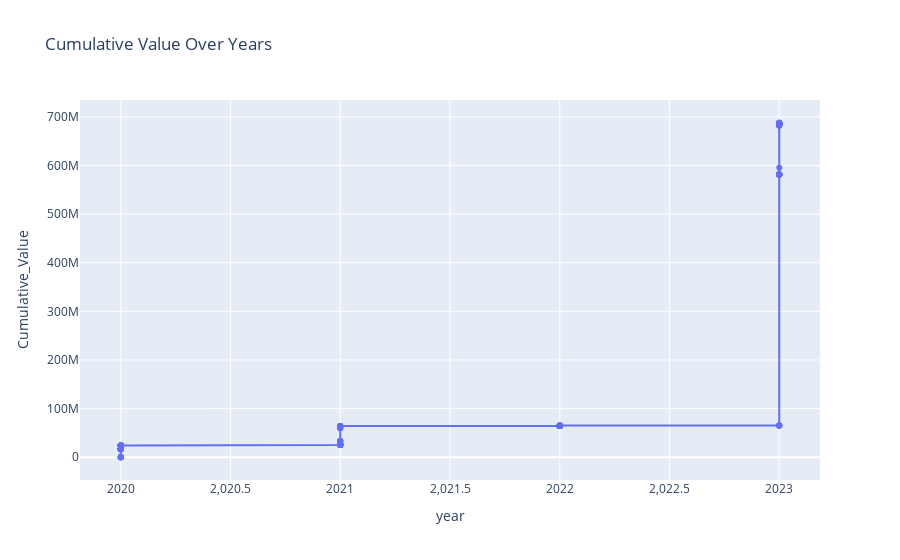

Notebook source saved alongside this figure:
### Markdown cell above
### Cumulative Value Over Years
This cell processes the data to calculate and visualize the cumulative sum of 'Value' over the years:

1. **Check and Adjust Year Column Name:** The cell first checks if the 'year' column exists in the DataFrame. If not, it tries 'Year' as another common variant.
2. **Convert Columns to Numeric:** Both the 'year' and 'Value' columns are converted to numeric types, coercing errors to NaN. This ensures that any non-numeric values are handled appropriately.
3. **Drop Rows with NaN Values:** Rows with NaN values in either the 'year' or 'Value' columns are dropped. This ensures that the data used for the cumulative sum is clean and valid.
4. **Calculate Cumulative Sum:** The data is sorted by the 'year' column, and a new column 'Cumulative_Value' is created to store the cumulative sum of the 'Value' column.
5. **Create Cumulative Curve:** A cumulative curve is created using Plotly's `px.line` function, plotting 'year' against 'Cumulative_Value'. The plot is titled 'Cumulative Value Over Years'.
6. **Hover Information:** Hover information is added to the plot to display the year and cumulative value when hovering over the points.

This visualization helps in understanding the trend of cumulative values over the years.

### Code cell
# Ensure 'year' and 'Value' columns are numeric
year_column = 'year'  # Adjust if the actual column name is different
if year_column not in data.columns:
    year_column = 'Year'  # Another common variant

data[year_column] = pd.to_numeric(data[year_column], errors='coerce')
data['Value'] = pd.to_numeric(data['Value'], errors='coerce')

# Drop rows with NaN values in 'year' or 'Value' after conversion
data = data.dropna(subset=[year_column, 'Value'])

# Calculate cumulative sum of values per year
data = data.sort_values(by=year_column)
data['Cumulative_Value'] = data['Value'].cumsum()

# Create a cumulative curve using plotly
fig = px.line(data, x=year_column, y='Cumulative_Value', title='Cumulative Value Over Years')

# Add hover information
fig.update_traces(mode='lines+markers', hovertemplate='Year: %{x}<br>Cumulative Value: %{y}<extra></extra>')

# Show the plot
fig.show()

### Figure 1 — Plotly figure (JSON) as saved in the notebook; plotly's stock layout.template omitted (floating-point values rounded to 4 significant figures; data arrays with more than 128 entries replaced by an {"elided": "..."} marker saying what was removed)
{"data": [{"hovertemplate": "Year: %{x}<br>Cumulative Value: %{y}<extra></extra>", "legendgroup": "", "line": {"color": "#636efa", "dash": "solid"}, "marker": {"symbol": "circle"}, "mode": "lines+markers", "name": "", "orientation": "v", "showlegend": false, "type": "scatter", "x": {"elided": "197 int values"}, "xaxis": "x", "y": {"elided": "197 float values"}, "yaxis": "y"}], "layout": {"legend": {"tracegroupgap": 0}, "title": {"text": "Cumulative Value Over Years"}, "xaxis": {"anchor": "y", "domain": [0, 1], "title": {"text": "year"}}, "yaxis": {"anchor": "x", "domain": [0, 1], "title": {"text": "Cumulative_Value"}}}}
